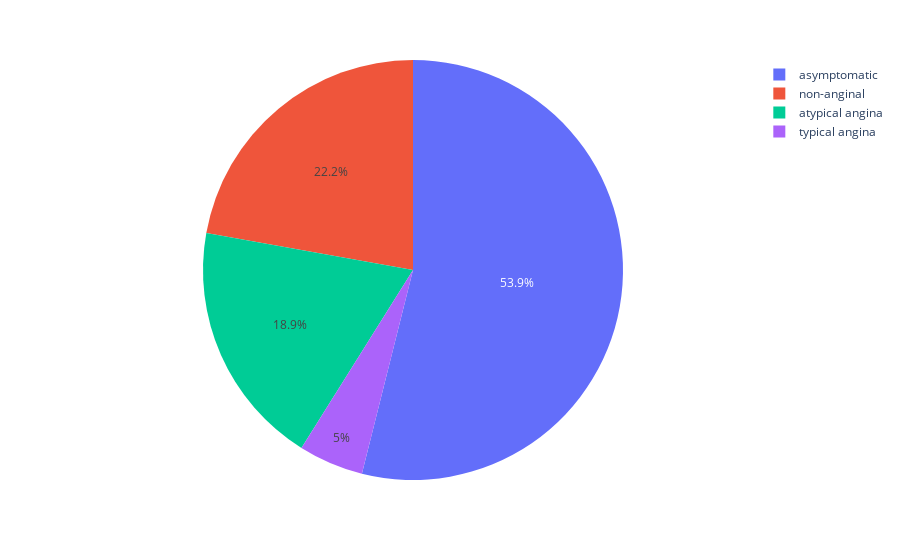

Write notebook code for a chart like this one.
### Code cell
fig= px.pie(df,names='cp')
fig.show()

### Figure 1 — Plotly figure (JSON) as saved in the notebook; plotly's stock layout.template omitted (floating-point values rounded to 4 significant figures; data arrays with more than 128 entries replaced by an {"elided": "..."} marker saying what was removed)
{"data": [{"domain": {"x": [0, 1], "y": [0, 1]}, "hovertemplate": "cp=%{label}<extra></extra>", "labels": {"elided": "920 str values"}, "legendgroup": "", "name": "", "showlegend": true, "type": "pie"}], "layout": {"legend": {"tracegroupgap": 0}, "margin": {"t": 60}}}
